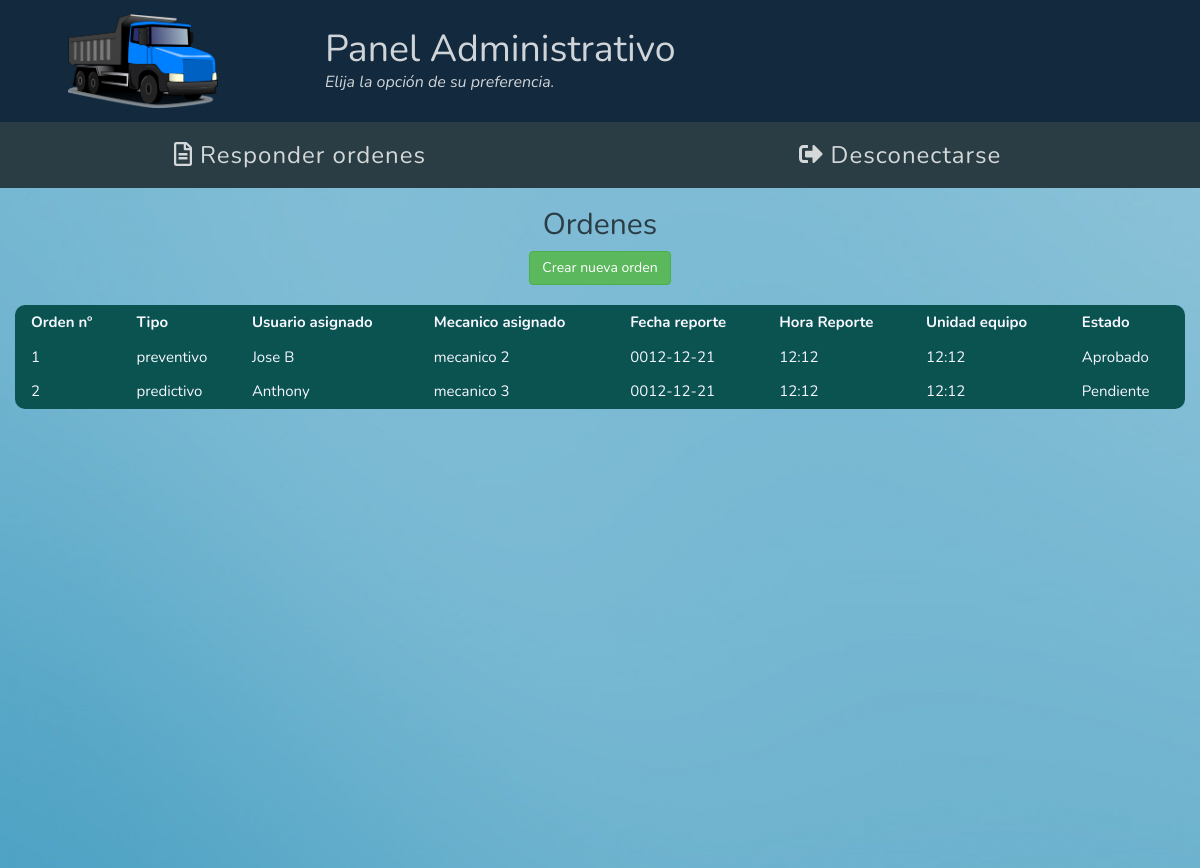
The page /index.php?art=solicitudes&id=1 (signed in) on the database its author committed.
### tables this page shows
CREATE TABLE `ordenes` (
  `id_orden` int(20) NOT NULL,
  `id_usuario_emisor` int(20) NOT NULL,
  `id_usuario_receptor` int(20) NOT NULL,
  `tipo_mantenimiento` varchar(20) NOT NULL,
  `usuario_equipo` varchar(50) NOT NULL,
  `mecanico_asignado` varchar(50) NOT NULL,
  `fecha_reporte` varchar(50) NOT NULL,
  `hora_reporte` varchar(20) NOT NULL,
  `fecha_inicio` varchar(20) NOT NULL,
  `hora_inicio` varchar(20) NOT NULL,
  `fecha_culminacion` varchar(20) NOT NULL,
  `hora_culminacion` varchar(20) NOT NULL,
  `km` int(50) NOT NULL,
  `unidad_equipo` varchar(50) NOT NULL,
  `placa_equipo` varchar(50) NOT NULL,
  `ultima_actividad` varchar(100) NOT NULL,
  `taller_externo` varchar(100) NOT NULL,
  `fecha_inicio_taller` varchar(50) NOT NULL,
  `fecha_culminacion_taller` varchar(50) NOT NULL,
  `hora_taller` varchar(20) NOT NULL,
  `garantia` varchar(20) NOT NULL,
  `descripcion_falla` varchar(200) NOT NULL,
  `estado_orden` varchar(20) NOT NULL
);

### solicitudes.php (the view, shortened to what this page needs)
<?php
  include_once('conexion.php');
?>
<div class="container-fluid" style="height:85vh;">
  <h2 class="fgray">Ordenes</h2>
  <?php
  	$id = $_REQUEST['id'];
    echo "<a href='index.php?art=crearsolicitud&id=$id'>
    <div style='margin-bottom:20px;' class='btn btn-success'>Crear nueva orden</div></a>";
    $querybuscarU= $mysqli->query("SELECT * FROM ordenes") or
      die ("<br> No se puede ejecutar query para buscar datos P".$mysqli->error);
    if (mysqli_num_rows($querybuscarU) > 0)
    {
      echo "<table class='w3-table bgreen fwhite1'>";
      echo "<tr>";
      echo "<th> Orden nº </th>";
      echo "<th> Tipo </th>";
      echo "<th> Usuario asignado </th>";
      echo "<th> Mecanico asignado </th>";
      echo "<th> Fecha reporte </th>";
      echo "<th> Hora Reporte </th>";
      echo "<th> Unidad equipo </th>";
      echo "<th> Estado </th>";
      while (($fila=mysqli_fetch_array($querybuscarU)))
      {
        $id_orden=$fila['id_orden'];
        $tipo_mantenimiento=$fila['tipo_mantenimiento'];
        $usuario_equipo=$fila['usuario_equipo'];
        $mecanico_asignado=$fila['mecanico_asignado'];
        $fecha_reporte=$fila['fecha_reporte'];
        $hora_reporte=$fila['hora_reporte'];
        $unidad_equipo=$fila['unidad_equipo'];
        $estado_orden = $fila['estado_orden'];
          echo "<tr>";
          echo "<td>$id_orden</td>";
          echo "<td>$tipo_mantenimiento</td>";
          echo "<td>$usuario_equipo</td>";
          echo "<td>$mecanico_asignado</td>";
          echo "<td>$fecha_reporte</td>";
          echo "<td>$hora_reporte</td>";
          echo "<td>$unidad_equipo</td>";
          echo "<td>$estado_orden</td>";
      }
     echo "</tr>";
    echo "</tr>";
    }
    else {
      echo "<h2>No tiene ordenes realizadas.</h2>";
    }
  ?>
</div>

### index.php (shortened to what this page needs)
<!DOCTYPE html>
<html>
<head>
	<?php
		include_once('head.php');
	?>
</head>
<body>
	<header id="logo">
		<?php
			include_once('logo.php');
	 	?>
	</header>
	<section id="menu">
		<?php
			include_once('menu.php');
		?>
	</section>
	<section id="body" class="bwhite2">
		<article>
			<?php
				$Articulo = $_GET['art'];
				if ( $Articulo == solicitudes ) {
					include_once('solicitudes.php');
				}
			?>
		</article>
	</section>
</body>
</html>

### head.php (shortened to what this page needs)
<link rel="stylesheet" type="text/css" href="css/bootstrap.css">
 	<link rel="stylesheet" type="text/css" href="css/estilos.css">
<link rel="stylesheet" href="https://maxcdn.bootstrapcdn.com/font-awesome/4.3.0/css/font-awesome.min.css">
<link href="https://netdna.bootstrapcdn.com/twitter-bootstrap/2.3.1/css/bootstrap-responsive.min.css" rel="stylesheet">
 	<link rel="stylesheet" href="https://cdnjs.cloudflare.com/ajax/libs/normalize/5.0.0/normalize.min.css">

### logo.php
	<div class="container-fluid bblue2 fwhite1">
		 <div class="row" >
			  <div class="col-xs-3 col-lg-3 col-md-3  box" style="padding-left:0;">
				<a href="index.php"><img src="image/5.png" style="display:block; margin:auto; width:150px; margin-top:5%;margin-bottom:5%" ></a>
				</div>
				<div class="col-xs-9 col-lg-9 col-md-9" style="text-align: left;vertical-align: middle; margin-top:1.5%;">
							<h1>Panel Administrativo</h1>
						  <h2 class="sub-title">Elija la opción de su preferencia.</h2>
				</div>
		</div>
</div>

### menu.php (shortened to what this page needs)
<div class="container-fluid bgray menu">
	<div class="row">
	<?php
	  $id = $_SESSION['cargo'];
	 if (isset($_SESSION['usuario']))
		   if ($id == 1) {
        echo "<a href='index.php?art=adminsolicitudes'><div class='col-md-6'><h3><i class='far fa-file-alt'></i>Responder ordenes</h3></div></a>";
        echo "<a href='index.php?art=salir'><div class='col-md-6'><h3><i class='fas fa-sign-out-alt'></i>Desconectarse</h3></div></a>";
		   }
		   else {
        echo "<a href='index.php?art=solicitudes&id=$id'><div class='col-md-6'><h3><i class='far fa-file-alt'></i>Lista de ordenes</h3></div></a>";
        echo "<a href='index.php?art=salir'><div class='col-md-6'><h3><i class='fas fa-sign-out-alt'></i>Desconectarse</h3></div></a>";
		   }
		    else
		 	  {
		     echo"<a href='index.php?art=login'><div class='col-md-12'><h3><i class='fas fa-sign-in-alt'></i>Entrar al Sistema</h3></div></a>";
		    }
		?>
		</div>
	</div>

### css/estilos.css (style rules this page uses)
* { margin: 0px; padding: 0px; font-family: 'Nunito', sans-serif !important; }
table { border-radius: 10px; }
.menu { letter-spacing: 1px; }
svg.svg-inline--fa.fa-sign-in-alt.fa-w-16, svg.svg-inline--fa.fa-user-times.fa-w-20, svg.svg-inline--fa.fa-file-alt.fa-w-12, svg.svg-inline--fa.fa-sign-out-alt.fa-w-16, svg.svg-inline--fa.fa-users.fa-w-20, svg.svg-inline--fa.fa-road.fa-w-18 { margin-right: 8px; }
.bgreen { background-color: #0B5351; }
.fgray { color: #2A3D45; }
div h2 { margin-bottom: 0; }
.bblue2 { background-color: #13293D; }
.fwhite1 { color: #F7F7FF; }
.bgray { background-color: #2A3D45; }
div h1 { font-size: 2.5em; margin:0; }
.sub-title { margin: 0; font-style: italic; margin-top: -15px; font-size: 16px; }
.container-fluid h1 { margin: 0; }
header, section, article, nav, figure, figcapture { display: block; }
body { text-align: center; }
* { -webkit-box-sizing:border-box;-moz-box-sizing:border-box;box-sizing:border-box }
html { -ms-text-size-adjust:100%;-webkit-text-size-adjust:100% }
body { margin:0 }
article,aside,details,figcaption,figure,footer,header,hgroup,main,menu,nav,section,summary { display:block }
a { background-color:transparent }
img { border:0 }
svg:not(:root) { overflow:hidden }
html,body { font-family:Verdana,sans-serif;font-size:15px;line-height:1.5 }
html { overflow-x:hidden }
h1,h2,h3,h4,h5,h6,.w3-slim,.w3-wide { font-family:"Segoe UI",Arial,sans-serif }
h1 { font-size:36px }
h2 { font-size:30px }
h3 { font-size:24px }
h1,h2,h3,h4,h5,h6 { font-weight:400;margin:10px 0 }
img { margin-bottom:-5px }
a { color:inherit }
.w3-table,.w3-table-all { border-collapse:collapse;border-spacing:0;width:100%;display:table }
.w3-table td,.w3-table th,.w3-table-all td,.w3-table-all th { padding:6px 8px;display:table-cell;text-align:left;vertical-align:top }
.w3-table th:first-child,.w3-table td:first-child,.w3-table-all th:first-child,.w3-table-all td:first-child { padding-left:16px }

### rows shown on the page
ordenes: id_orden "1", tipo_mantenimiento "preventivo", usuario_equipo "Jose B", mecanico_asignado "mecanico 2", fecha_reporte "0012-12-21", hora_reporte "12:12", unidad_equipo "12:12", estado_orden "Aprobado"
ordenes: id_orden "2", tipo_mantenimiento "predictivo", usuario_equipo "Anthony", mecanico_asignado "mecanico 3", fecha_reporte "0012-12-21", hora_reporte "12:12", unidad_equipo "12:12", estado_orden "Pendiente"
